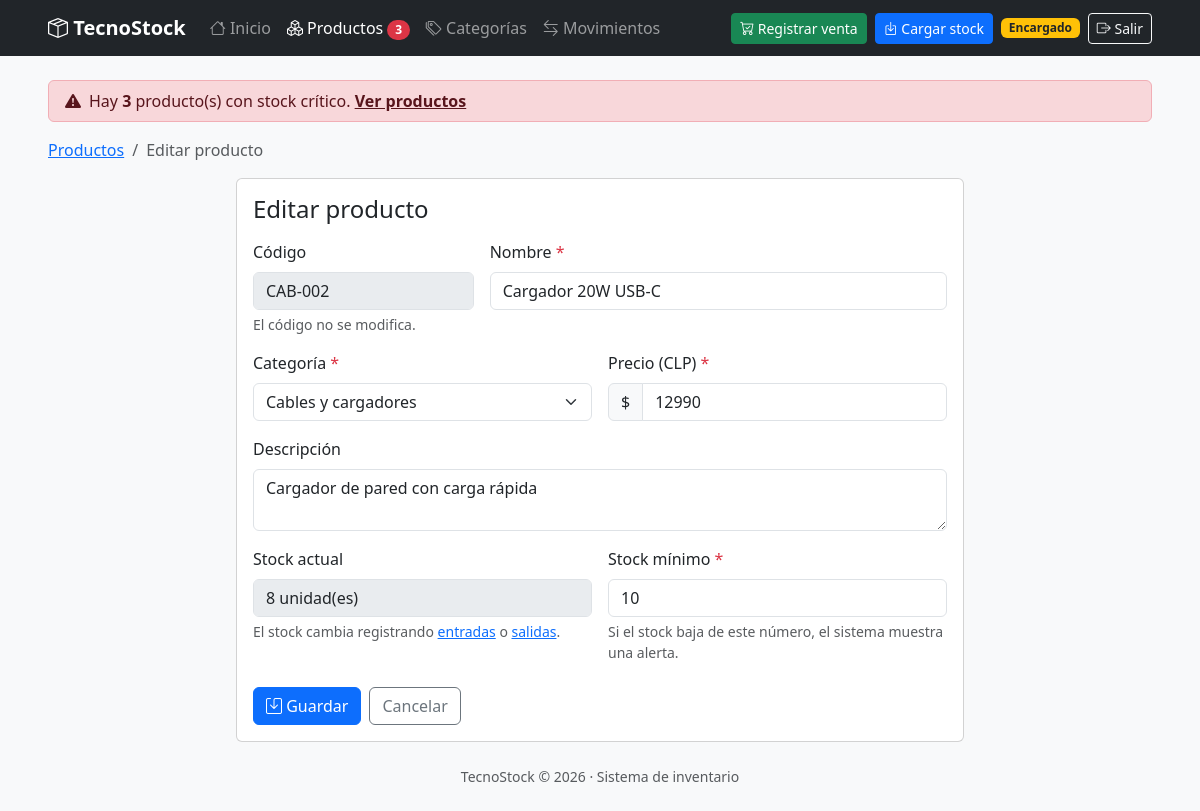
The app's page /productos/form.php?id=4 (signed in) with its own data.
### tables this page shows
CREATE TABLE producto (
    id_producto  INT          NOT NULL AUTO_INCREMENT,
    codigo       VARCHAR(20)  NOT NULL,
    nombre       VARCHAR(100) NOT NULL,
    descripcion  VARCHAR(255) NULL,
    precio       INT          NOT NULL,            
    stock_actual INT          NOT NULL DEFAULT 0,
    stock_minimo INT          NOT NULL DEFAULT 0,
    estado       TINYINT(1)   NOT NULL DEFAULT 1,
    id_categoria INT          NOT NULL,

    PRIMARY KEY (id_producto),
    CONSTRAINT uq_producto_codigo  UNIQUE (codigo),
    CONSTRAINT chk_producto_precio CHECK (precio >= 0),
    CONSTRAINT chk_producto_stock  CHECK (stock_actual >= 0),
    CONSTRAINT chk_producto_minimo CHECK (stock_minimo >= 0),
    CONSTRAINT chk_producto_estado CHECK (estado IN (0, 1)),
    CONSTRAINT fk_producto_categoria
        FOREIGN KEY (id_categoria) REFERENCES categoria (id_categoria)
        ON UPDATE CASCADE
        ON DELETE RESTRICT
);

CREATE TABLE categoria (
    id_categoria INT          NOT NULL AUTO_INCREMENT,
    nombre       VARCHAR(60)  NOT NULL,
    descripcion  VARCHAR(255) NULL,
    estado       TINYINT(1)   NOT NULL DEFAULT 1,

    PRIMARY KEY (id_categoria),
    CONSTRAINT uq_categoria_nombre  UNIQUE (nombre),
    CONSTRAINT chk_categoria_estado CHECK (estado IN (0, 1))
);

### includes/funciones.php (called while the page is built, shortened)
<?php
function e($texto): string
{
    return htmlspecialchars((string) $texto, ENT_QUOTES, 'UTF-8');
}
function entero($valor, int $min = 0, int $max = 100000000): ?int
{
    $n = filter_var($valor, FILTER_VALIDATE_INT, [
        'options' => ['min_range' => $min, 'max_range' => $max],
    ]);
    return $n === false ? null : $n;
}

### productos/form.php (the view, shortened to what this page needs)
<?php
require_once __DIR__ . '/../includes/sesion.php';
$id        = entero($_GET['id'] ?? null, 1);
$esEdicion = $id !== null;
$errores   = [];
$datos     = [
    'codigo' => '', 'nombre' => '', 'id_categoria' => '', 'descripcion' => '',
    'precio' => '', 'stock_inicial' => '0', 'stock_minimo' => '',
];
$producto = null;
if ($esEdicion) {
    $stmt = $pdo->prepare('SELECT * FROM producto WHERE id_producto = ?');
    $stmt->execute([$id]);
    $producto = $stmt->fetch();
    $datos = array_merge($datos, [
        'codigo'       => $producto['codigo'],
        'nombre'       => $producto['nombre'],
        'id_categoria' => $producto['id_categoria'],
        'descripcion'  => (string) $producto['descripcion'],
        'precio'       => $producto['precio'],
        'stock_minimo' => $producto['stock_minimo'],
    ]);
}
$stmt = $pdo->prepare(
    'SELECT id_categoria, nombre, estado FROM categoria
     WHERE estado = 1 OR id_categoria = ? ORDER BY nombre'
);
$stmt->execute([$producto['id_categoria'] ?? 0]);
$categorias = $stmt->fetchAll();
$titulo  = $esEdicion ? 'Editar producto' : 'Nuevo producto';
require __DIR__ . '/../includes/header.php';
function invalido(array $errores, string $campo): string
{
    return isset($errores[$campo]) ? ' is-invalid' : '';
}
?>
<nav aria-label="breadcrumb">
    <ol class="breadcrumb">
        <li class="breadcrumb-item"><a href="index.php">Productos</a></li>
        <li class="breadcrumb-item active"><?= e($titulo) ?></li>
    </ol>
</nav>
<div class="row justify-content-center">
    <div class="col-lg-8">
        <div class="card">
            <div class="card-body">
                <h1 class="h4 mb-3"><?= e($titulo) ?></h1>
                <form method="post" class="needs-validation" novalidate>
                    <div class="row g-3">
                        <div class="col-md-4">
                            <label for="codigo" class="form-label">Código <?= $esEdicion ? '' : '<span class="text-danger">*</span>' ?></label>
                            <?php if ($esEdicion): ?>
                                <input type="text" id="codigo" class="form-control" value="<?= e($datos['codigo']) ?>" readonly disabled>
                                <div class="form-text">El código no se modifica.</div>
                            <?php endif; ?>
                        </div>
                        <div class="col-md-8">
                            <label for="nombre" class="form-label">Nombre <span class="text-danger">*</span></label>
                            <input type="text" id="nombre" name="nombre" maxlength="100" required
                                   class="form-control<?= invalido($errores, 'nombre') ?>"
                                   value="<?= e($datos['nombre']) ?>">
                        </div>
                        <div class="col-md-6">
                            <label for="id_categoria" class="form-label">Categoría <span class="text-danger">*</span></label>
                            <select id="id_categoria" name="id_categoria" required
                                    class="form-select<?= invalido($errores, 'id_categoria') ?>">
                                <?php foreach ($categorias as $c): ?>
                                    <option value="<?= (int) $c['id_categoria'] ?>"
                                        <?= (string) $datos['id_categoria'] === (string) $c['id_categoria'] ? 'selected' : '' ?>>
                                        <?= e($c['nombre']) ?><?= $c['estado'] ? '' : ' (inactiva)' ?>
                                    </option>
                                <?php endforeach; ?>
                            </select>
                        </div>
                        <div class="col-md-6">
                            <label for="precio" class="form-label">Precio (CLP) <span class="text-danger">*</span></label>
                            <div class="input-group has-validation">
                                <span class="input-group-text">$</span>
                                <input type="number" id="precio" name="precio" min="0" step="1" required
                                       class="form-control<?= invalido($errores, 'precio') ?>"
                                       value="<?= e($datos['precio']) ?>">
                            </div>
                        </div>
                        <div class="col-12">
                            <label for="descripcion" class="form-label">Descripción</label>
                            <textarea id="descripcion" name="descripcion" maxlength="255" rows="2"
                                      class="form-control<?= invalido($errores, 'descripcion') ?>"><?= e($datos['descripcion']) ?></textarea>
                        </div>
                        <div class="col-md-6">
                            <?php if ($esEdicion): ?>
                                <label class="form-label">Stock actual</label>
                                <input type="text" class="form-control" value="<?= (int) $producto['stock_actual'] ?> unidad(es)" readonly disabled>
                                <div class="form-text">
                                    El stock cambia registrando
                                    <a href="../movimientos/registrar.php?tipo=ENTRADA&amp;motivo=Compra%20a%20proveedor&amp;id_producto=<?= (int) $id ?>">entradas</a>
                                    o
                                    <a href="../movimientos/registrar.php?tipo=SALIDA&amp;motivo=Venta&amp;id_producto=<?= (int) $id ?>">salidas</a>.
                                </div>
                            <?php endif; ?>
                        </div>
                        <div class="col-md-6">
                            <label for="stock_minimo" class="form-label">Stock mínimo <span class="text-danger">*</span></label>
                            <input type="number" id="stock_minimo" name="stock_minimo" min="0" step="1" required
                                   class="form-control<?= invalido($errores, 'stock_minimo') ?>"
                                   value="<?= e($datos['stock_minimo']) ?>">
                            <div class="form-text">Si el stock baja de este número, el sistema muestra una alerta.</div>
                        </div>
                    </div>
                    <div class="d-flex gap-2 mt-4">
                        <button type="submit" class="btn btn-primary"><i class="bi bi-save"></i> Guardar</button>
                        <a href="index.php" class="btn btn-outline-secondary">Cancelar</a>
                    </div>
                </form>
            </div>
        </div>
    </div>
</div>
<?php require __DIR__ . '/../includes/footer.php'; ?>

### records on screen
producto: codigo "CAB-002", nombre "Cargador 20W USB-C", id_categoria "Cables y cargadores", precio "12990", descripcion "Cargador de pared con carga rápida", stock_actual "8 unidad(es)", stock_minimo "10"

### other values on screen
$criticos "3"
$titulo "Editar producto"
